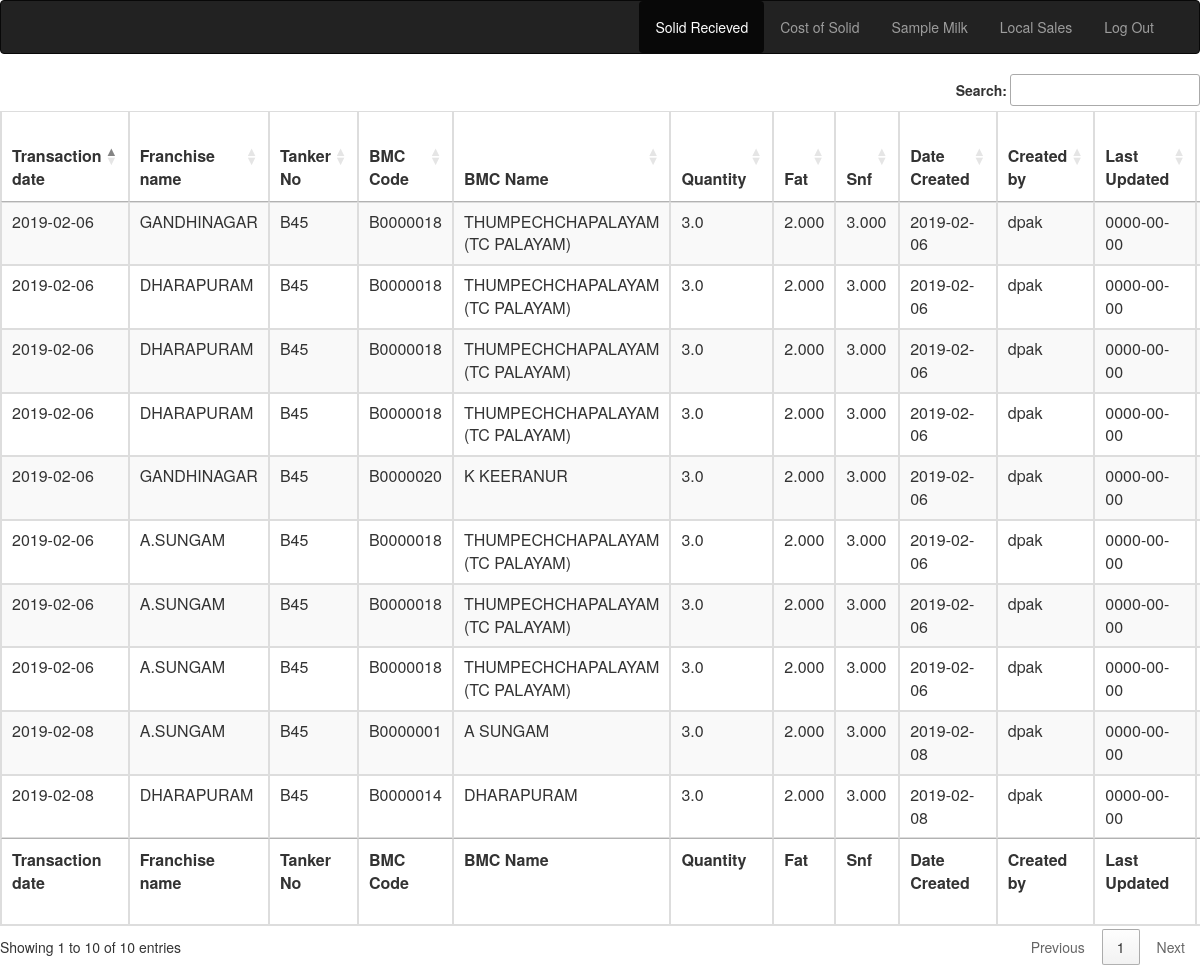
Screenshot of /solidrecievedtable.php with the database file from the repository.
### tables this page shows
CREATE TABLE `ftd_solid_recvd_plant` (
  `Tran_Date` date DEFAULT NULL,
  `Fran_Name` varchar(25) DEFAULT NULL,
  `Tanker_No` varchar(15) DEFAULT NULL,
  `Bmc_Code` varchar(8) DEFAULT NULL,
  `Bmc_Name` varchar(45) DEFAULT NULL,
  `Qty` decimal(5,1) DEFAULT NULL,
  `Fat` decimal(7,3) DEFAULT NULL,
  `Snf` decimal(7,3) DEFAULT NULL,
  `Add_Date` date DEFAULT NULL,
  `Add_user` varchar(25) DEFAULT NULL,
  `Mody_Date` date DEFAULT NULL,
  `Mody_User` varchar(25) DEFAULT NULL,
  `D_Flag` varchar(1) NOT NULL DEFAULT '-'
);

### solidrecievedtable.php (the view, shortened to what this page needs)
<?php
include('config.php');
?>
<head>
  <link rel="stylesheet" href="https://maxcdn.bootstrapcdn.com/bootstrap/3.3.0/css/bootstrap.min.css">
  <link rel="stylesheet" href="https://cdn.datatables.net/1.10.19/css/dataTables.bootstrap.min.css">
<link rel="stylesheet" href="https://cdn.datatables.net/1.10.19/css/jquery.dataTables.min.css">
<link rel="stylesheet" href="https://cdn.datatables.net/buttons/1.5.2/css/buttons.dataTables.min.css">
</head>
<nav class="navbar navbar-default navbar-inverse">
        <div class="container">
        <div class="navbar-header">
<a class="navbar-brand" href="#"><?php echo $_SESSION['login_user']?></a>
        </div>
        <div class="collapse navbar-collapse" id="navbar-collapse-1">
        <ul class="nav navbar-nav navbar-right">
        <li class="active">
      <a class="btn nav-link" href="solidrecievedtable.php">Solid Recieved</a>
    </li>
	<li  class="nav-item">
      <a class="btn nav-link" id="hide" href="costofsolidtable.php" >Cost of Solid</a>
    </li>
	<li class="nav-item">
      <a class="btn nav-link"  id="hide1" href="samplemilktable.php">Sample Milk</a>
    </li>
	<li class="nav-item">
      <a class="btn nav-link"  id="hide2" href="procurement.php">Local Sales</a>
    </li>
	<li class="nav-item">
      <a class="btn nav-link" href="logout.php">Log Out</a>
    </li>
        </ul>
</div>
</div>
    </nav>
<div class="table-responsive">
<table id="example" class="table table-striped table-bordered">
        <thead>
            <tr >
                <th>Transaction date</th>
                <th>Franchise name</th>
                <th>Tanker No</th>
                <th>BMC Code</th>
                <th>BMC Name</th>
                <th>Quantity</th>
                <th>Fat</th>
                <th>Snf</th>
                <th>Date Created</th>
                <th>Created by</th>
                <th>Last Updated</th>
                <th>Last Updated by</th>
            </tr>
        </thead>
        <tbody>
		<?php
		 $select = "select * from ftd_solid_recvd_plant where D_Flag='-'";
		 $result = mysqli_query($db,$select);
		 while($row = mysqli_fetch_array($result)) {
            ?>
                <tr>
			<td><?php echo $row['Tran_Date'];?></td>
			<td><?php echo $row['Fran_Name']?></td>
			<td><?php echo $row['Tanker_No']?></td>
			<td><?php echo $row['Bmc_Code']?></td>
			<td><?php echo $row['Bmc_Name']?></td>
			<td><?php echo $row['Qty']?></td>
			<td><?php echo $row['Fat']?></td>
			<td><?php echo $row['Snf']?></td>
			<td><?php echo $row['Add_Date']?></td>
			<td><?php echo $row['Add_user']?></td>
			<td><?php echo $row['Mody_Date']?></td>
			<td><?php echo $row['Mody_User']?></td>
			</tr>
            <?php
            }
            ?>
        </tbody>
        <tfoot>
            <tr>
                <th>Transaction date</th>
                <th>Franchise name</th>
                <th>Tanker No</th>
                <th>BMC Code</th>
                <th>BMC Name</th>
                <th>Quantity</th>
                <th>Fat</th>
                <th>Snf</th>
                <th>Date Created</th>
                <th>Created by</th>
                <th>Last Updated</th>
                <th>Last Updated by</th>
            </tr>
        </tfoot>
    </table>
	</div>
	</body>

### rows the page displays
ftd_solid_recvd_plant: Tran_Date "2019-02-06", Fran_Name "GANDHINAGAR", Tanker_No "B45", Bmc_Code "B0000018", Bmc_Name "THUMPECHCHAPALAYAM (TC PALAYAM)", Qty "3.0", Fat "2.000", Snf "3.000", Add_Date "2019-02-06", Add_user "dpak", Mody_Date "0000-00-00"
ftd_solid_recvd_plant: Tran_Date "2019-02-06", Fran_Name "DHARAPURAM", Tanker_No "B45", Bmc_Code "B0000018", Bmc_Name "THUMPECHCHAPALAYAM (TC PALAYAM)", Qty "3.0", Fat "2.000", Snf "3.000", Add_Date "2019-02-06", Add_user "dpak", Mody_Date "0000-00-00"
ftd_solid_recvd_plant: Tran_Date "2019-02-06", Fran_Name "DHARAPURAM", Tanker_No "B45", Bmc_Code "B0000018", Bmc_Name "THUMPECHCHAPALAYAM (TC PALAYAM)", Qty "3.0", Fat "2.000", Snf "3.000", Add_Date "2019-02-06", Add_user "dpak", Mody_Date "0000-00-00"
ftd_solid_recvd_plant: Tran_Date "2019-02-06", Fran_Name "DHARAPURAM", Tanker_No "B45", Bmc_Code "B0000018", Bmc_Name "THUMPECHCHAPALAYAM (TC PALAYAM)", Qty "3.0", Fat "2.000", Snf "3.000", Add_Date "2019-02-06", Add_user "dpak", Mody_Date "0000-00-00"
ftd_solid_recvd_plant: Tran_Date "2019-02-06", Fran_Name "GANDHINAGAR", Tanker_No "B45", Bmc_Code "B0000020", Bmc_Name "K KEERANUR", Qty "3.0", Fat "2.000", Snf "3.000", Add_Date "2019-02-06", Add_user "dpak", Mody_Date "0000-00-00"
ftd_solid_recvd_plant: Tran_Date "2019-02-06", Fran_Name "A.SUNGAM", Tanker_No "B45", Bmc_Code "B0000018", Bmc_Name "THUMPECHCHAPALAYAM (TC PALAYAM)", Qty "3.0", Fat "2.000", Snf "3.000", Add_Date "2019-02-06", Add_user "dpak", Mody_Date "0000-00-00"
ftd_solid_recvd_plant: Tran_Date "2019-02-06", Fran_Name "A.SUNGAM", Tanker_No "B45", Bmc_Code "B0000018", Bmc_Name "THUMPECHCHAPALAYAM (TC PALAYAM)", Qty "3.0", Fat "2.000", Snf "3.000", Add_Date "2019-02-06", Add_user "dpak", Mody_Date "0000-00-00"
ftd_solid_recvd_plant: Tran_Date "2019-02-06", Fran_Name "A.SUNGAM", Tanker_No "B45", Bmc_Code "B0000018", Bmc_Name "THUMPECHCHAPALAYAM (TC PALAYAM)", Qty "3.0", Fat "2.000", Snf "3.000", Add_Date "2019-02-06", Add_user "dpak", Mody_Date "0000-00-00"
ftd_solid_recvd_plant: Tran_Date "2019-02-08", Fran_Name "A.SUNGAM", Tanker_No "B45", Bmc_Code "B0000001", Bmc_Name "A SUNGAM", Qty "3.0", Fat "2.000", Snf "3.000", Add_Date "2019-02-08", Add_user "dpak", Mody_Date "0000-00-00"
ftd_solid_recvd_plant: Tran_Date "2019-02-08", Fran_Name "DHARAPURAM", Tanker_No "B45", Bmc_Code "B0000014", Bmc_Name "DHARAPURAM", Qty "3.0", Fat "2.000", Snf "3.000", Add_Date "2019-02-08", Add_user "dpak", Mody_Date "0000-00-00"
